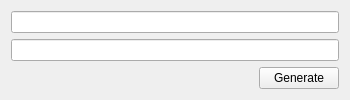
<?xml version="1.0" encoding="UTF-8"?>
<ui version="4.0">
 <class>KeyGeneratorClass</class>
 <widget class="QMainWindow" name="KeyGeneratorClass">
  <property name="geometry">
   <rect>
    <x>0</x>
    <y>0</y>
    <width>350</width>
    <height>98</height>
   </rect>
  </property>
  <property name="windowTitle">
   <string>KeyGenerator</string>
  </property>
  <widget class="QWidget" name="centralWidget">
   <layout class="QVBoxLayout" name="verticalLayout">
    <item>
     <widget class="QLineEdit" name="lineEditModelNumber">
      <property name="readOnly">
       <bool>false</bool>
      </property>
     </widget>
    </item>
    <item>
     <widget class="QLineEdit" name="lineEditKey">
      <property name="readOnly">
       <bool>true</bool>
      </property>
     </widget>
    </item>
    <item>
     <layout class="QHBoxLayout" name="horizontalLayout">
      <item>
       <spacer name="horizontalSpacer">
        <property name="orientation">
         <enum>Qt::Horizontal</enum>
        </property>
        <property name="sizeHint" stdset="0">
         <size>
          <width>40</width>
          <height>20</height>
         </size>
        </property>
       </spacer>
      </item>
      <item>
       <widget class="QPushButton" name="pushButtonKeyGen">
        <property name="text">
         <string>Generate</string>
        </property>
       </widget>
      </item>
     </layout>
    </item>
   </layout>
  </widget>
 </widget>
 <layoutdefault spacing="6" margin="11"/>
 <resources>
  <include location="keygenerator.qrc"/>
 </resources>
 <connections/>
</ui>
